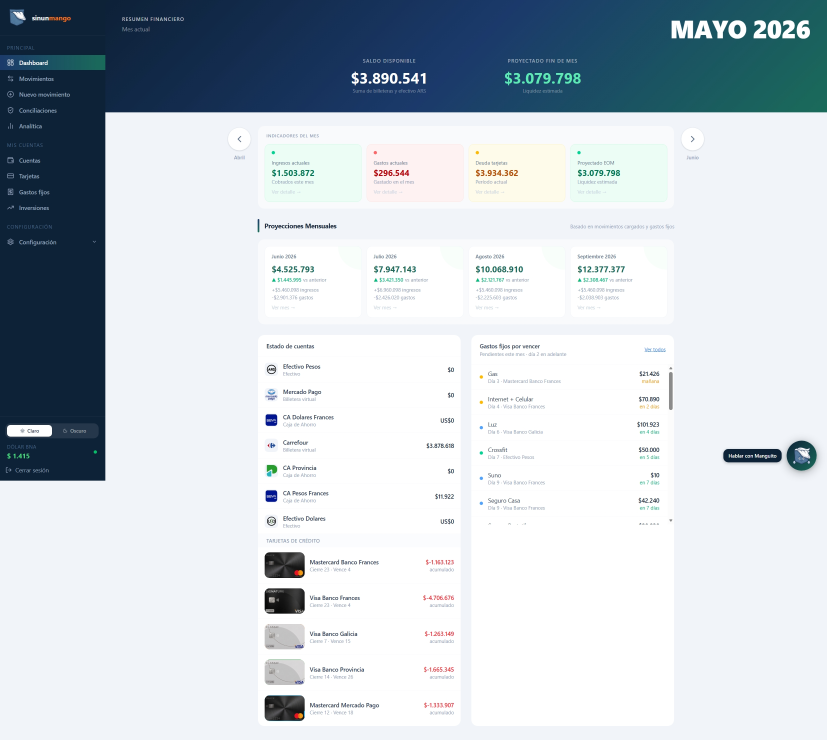
#> input picture landing/capturas de pantalla/Captura de pantalla_2-5-2026_154737_app.sinunmango.com.ar.jpeg, 2480 x 2219 px (shown at 1/3 size)
$ python -i strip_chat.py   (imports and definitions only)
#> lines starting #> are read from the running program, lines starting #| are printed output that depends on the picture
"""
Pisa el chatbot flotante de Manguito ("Hablar con Manguito" + avatar) en
cada captura del app. Detección automática: busca en la franja derecha
de la imagen la fila con un cluster de pixeles oscuros sobre fondo claro.

Uso:
    python scripts/strip_chatbot.py [--dry-run]

Hace BACKUP en .screenshots-originals/ antes de pisar (idempotente: en
ejecuciones siguientes restaura desde el backup primero).
"""

import sys
import shutil
from pathlib import Path
from PIL import Image, ImageDraw

ROOT = Path(__file__).resolve().parent.parent / "public" / "screenshots"
BACKUP = ROOT.parent / ".screenshots-originals"

KEEP = {"manguito-chat.jpg"}
ONBOARDING_PREFIX = "onb-"


def detect_chatbot_band(img):
    """Devuelve (y_top, y_bottom) de la banda donde está el chatbot, o
    None si no se detecta."""
    w, h = img.size
    band_left = int(w * 0.85)

    strip = img.crop((band_left, 0, w, h)).convert("L")
    sw, sh = strip.size
    px = strip.load()

    row_brights = []
    for y in range(sh):
        s = 0
        for x in range(sw):
            s += px[x, y]
        row_brights.append(s / sw)

    median = sorted(row_brights)[sh // 2]
    threshold = median - 60
    dark = [b < threshold for b in row_brights]

    if not any(dark):
        return None

    best_start = -1
    best_end = -1
    best_len = 0
    cur_start = -1
    for y, d in enumerate(dark):
        if d:
            if cur_start == -1:
                cur_start = y
        else:
            if cur_start != -1:
                cur_len = y - cur_start
                if cur_len > best_len:
                    best_len = cur_len
                    best_start = cur_start
                    best_end = y - 1
                cur_start = -1
    if cur_start != -1:
        cur_len = sh - cur_start
        if cur_len > best_len:
            best_len = cur_len
            best_start = cur_start
            best_end = sh - 1

    pad = max(int(h * 0.015), 12)
    return (max(0, best_start - pad), min(h - 1, best_end + pad))


def sample_bg_color(img, x, y):
    """Promedio de un parche 20x20 centrado en (x,y)."""
    box = img.crop((x - 10, y - 10, x + 10, y + 10))
    bands = box.split()[:3]
    return tuple(int(b.resize((1, 1)).getpixel((0, 0))) for b in bands)


def strip_chatbot(path, dry_run=False):
#> called with dry_run = False
    with Image.open(path) as img:
#> img is the input picture: PIL image 2480x2219 RGB; mean R, G, B 196, 204.6, 211.9
        img = img.convert("RGB")
        w, h = img.size
#> w = 2480; h = 2219

        band = detect_chatbot_band(img)
#> in detect_chatbot_band, `strip = img.crop((band_left, 0, w, h)).convert("L")`:
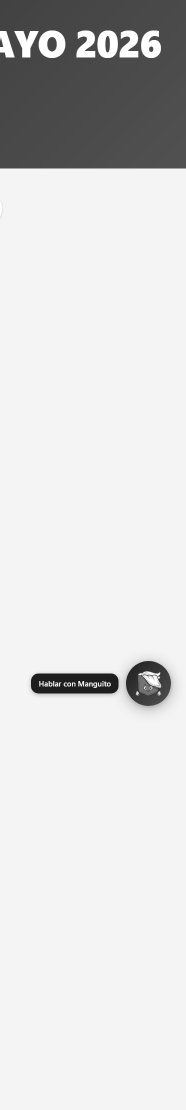
#> strip: PIL image 372x2219 L (shown at 1/2 size); min 27, max 255, mean 217.3
#> after the loop in detect_chatbot_band, `for y in range(sh):`: row_brights = 2219 values, max 244 at index 417, min 69.7 at index 0, mean 217.3
#> in detect_chatbot_band, `median = sorted(row_brights)[sh // 2]`: median = 244
#> in detect_chatbot_band, `threshold = median - 60`: threshold = 184
#> in detect_chatbot_band, `dark = [b < threshold for b in row_brights]`: dark = 2219 items, first 6: True, True, True, True, True, True
#> the loop in detect_chatbot_band, `for y, d in enumerate(dark):` made 2219 passes
#> (cur_len, best_len, best_start, best_end, cur_start) on passes 105, 338: (104, 104, 0, 103, -1), (232, 232, 105, 336, -1)
#> (cur_len, cur_start) on pass 1388: (40, -1)
#> after the loop in detect_chatbot_band, `for y, d in enumerate(dark):`: best_end = 336; best_len = 232; best_start = 105; cur_len = 40; cur_start = -1
#> band = (72, 369)
        if band is None:
            return "no-chatbot-detected"

        y_top, y_bot = band
#> y_top = 72; y_bot = 369


>>> result = strip_chatbot('../capturas de pantalla/Captura de pantalla_2-5-2026_154737_app.sinunmango.com.ar.jpeg')

$ run again, on landing/capturas de pantalla/Captura de pantalla_2-5-2026_154754_app.sinunmango.com.ar.jpeg
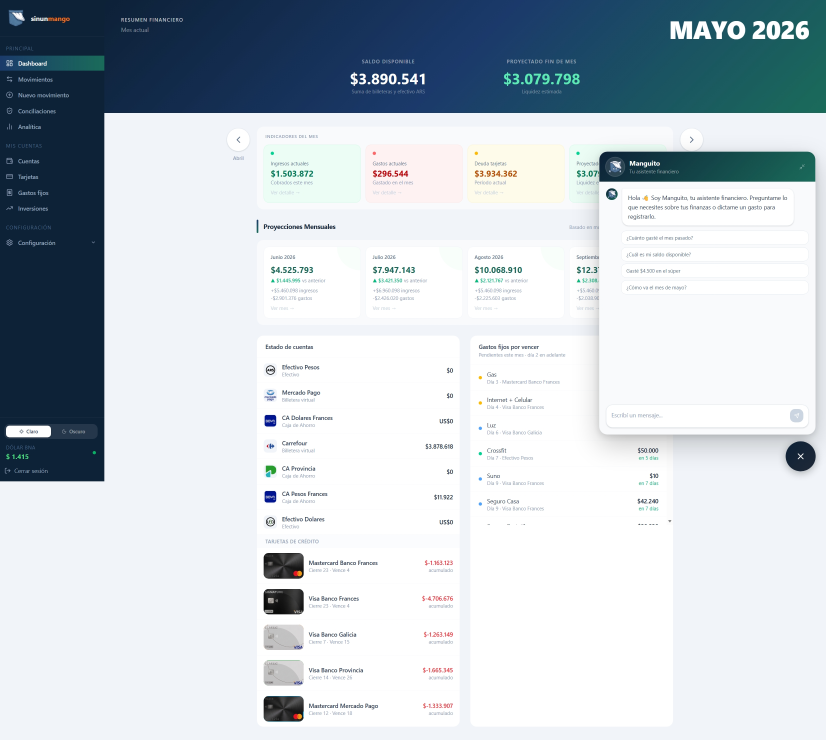
#> input picture landing/capturas de pantalla/Captura de pantalla_2-5-2026_154754_app.sinunmango.com.ar.jpeg, 2477 x 2219 px (shown at 1/3 size)
#> in strip_chatbot, img is the input picture: PIL image 2477x2219 RGB; mean R, G, B 193.9, 202.8, 209.9
#> in detect_chatbot_band, `strip = img.crop((band_left, 0, w, h)).convert("L")`:
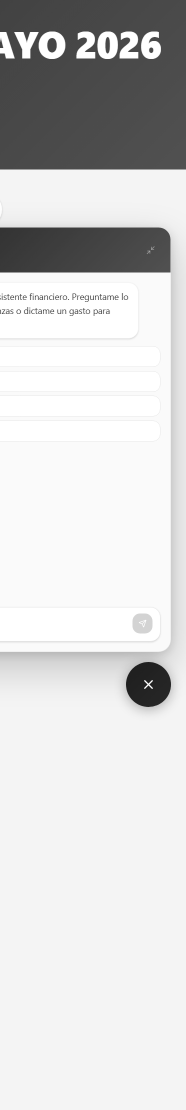
#> strip: PIL image 372x2219 L (shown at 1/2 size); min 30, max 255, mean 212.3
#> after the loop in detect_chatbot_band, `for y in range(sh):`: row_brights = 2219 values, max 251.9 at index 866, min 69.67 at index 0, mean 212.3
#> median = 244
#> threshold = 184
#> dark = 2219 items, first 6: True, True, True, True, True, True
#> the loop in detect_chatbot_band, `for y, d in enumerate(dark):` made 2219 passes
#> (cur_len, best_len, best_start, best_end, cur_start) on passes 107, 340: (106, 106, 0, 105, -1), (232, 232, 107, 338, -1)
#> after the loop in detect_chatbot_band, `for y, d in enumerate(dark):`: best_end = 338; best_len = 232; best_start = 107; cur_len = 12; cur_start = -1
#> band = (74, 371)
#> y_top = 74; y_bot = 371

$ run again, on landing/capturas de pantalla/Captura de pantalla_2-5-2026_154851_app.sinunmango.com.ar.jpeg
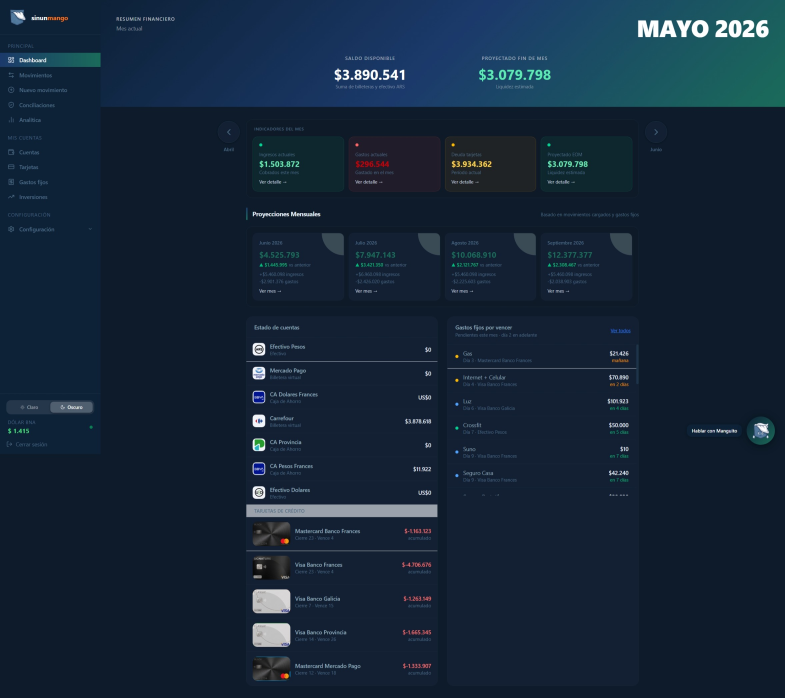
#> input picture landing/capturas de pantalla/Captura de pantalla_2-5-2026_154851_app.sinunmango.com.ar.jpeg, 2353 x 2094 px (shown at 1/3 size)
#> in strip_chatbot, img is the input picture: PIL image 2353x2094 RGB; mean R, G, B 21, 38.1, 56.3
#> in detect_chatbot_band, `strip = img.crop((band_left, 0, w, h)).convert("L")`:
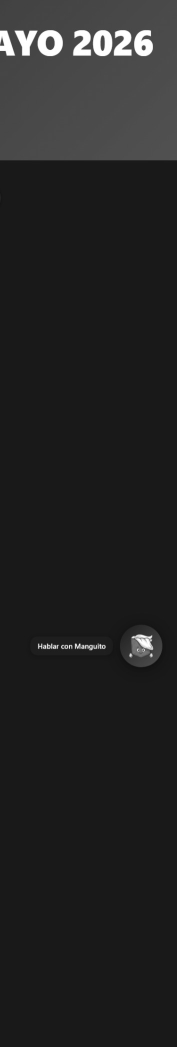
#> strip: PIL image 353x2094 L (shown at 1/2 size); min 16, max 255, mean 35.3
#> after the loop in detect_chatbot_band, `for y in range(sh):`: row_brights = 2094 values, max 184.5 at index 101, min 23.76 at index 1335, mean 35.28
#> median = 25
#> threshold = -35
#> dark = 2094 items, first 6: False, False, False, False, False, False
